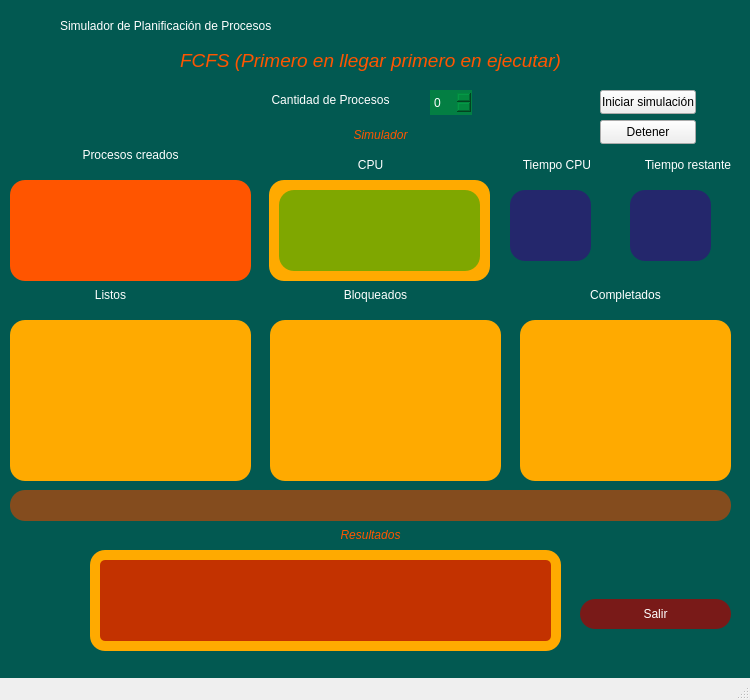
<?xml version="1.0" encoding="UTF-8"?>
<ui version="4.0">
 <class>MainWindow</class>
 <widget class="QMainWindow" name="MainWindow">
  <property name="geometry">
   <rect>
    <x>0</x>
    <y>0</y>
    <width>750</width>
    <height>700</height>
   </rect>
  </property>
  <property name="minimumSize">
   <size>
    <width>750</width>
    <height>700</height>
   </size>
  </property>
  <property name="maximumSize">
   <size>
    <width>750</width>
    <height>700</height>
   </size>
  </property>
  <property name="windowTitle">
   <string>MainWindow</string>
  </property>
  <property name="styleSheet">
   <string notr="true">QWidget#centralwidget{
	background-color: rgb(2, 89, 81);
}</string>
  </property>
  <widget class="QWidget" name="centralwidget">
   <widget class="QLabel" name="label">
    <property name="geometry">
     <rect>
      <x>60</x>
      <y>10</y>
      <width>601</width>
      <height>31</height>
     </rect>
    </property>
    <property name="styleSheet">
     <string notr="true">font: 24pt &quot;Sitka Text&quot;;
color: white;</string>
    </property>
    <property name="text">
     <string>Simulador de Planificación de Procesos</string>
    </property>
   </widget>
   <widget class="QLabel" name="label_2">
    <property name="geometry">
     <rect>
      <x>0</x>
      <y>40</y>
      <width>741</width>
      <height>41</height>
     </rect>
    </property>
    <property name="toolTip">
     <string>&lt;html&gt;&lt;head/&gt;&lt;body&gt;&lt;p align=&quot;right&quot;&gt;&lt;br/&gt;&lt;/p&gt;&lt;/body&gt;&lt;/html&gt;</string>
    </property>
    <property name="styleSheet">
     <string notr="true">font: 600 18pt &quot;Segoe UI Semibold&quot;;
color: rgb(255, 85, 0);
text-align: center;</string>
    </property>
    <property name="text">
     <string>&lt;html&gt;&lt;head/&gt;&lt;body&gt;&lt;p align=&quot;center&quot;&gt;&lt;span style=&quot; font-size:14pt; font-style:italic;&quot;&gt;FCFS (Primero en llegar primero en ejecutar)&lt;/span&gt;&lt;/p&gt;&lt;/body&gt;&lt;/html&gt;</string>
    </property>
   </widget>
   <widget class="QWidget" name="widget" native="true">
    <property name="geometry">
     <rect>
      <x>580</x>
      <y>590</y>
      <width>151</width>
      <height>49</height>
     </rect>
    </property>
    <layout class="QHBoxLayout" name="horizontalLayout">
     <item>
      <widget class="QPushButton" name="salir">
       <property name="styleSheet">
        <string notr="true">font: 600 8pt &quot;Yu Gothic UI Semibold&quot;;
color: white;
border-radius: 15px;
padding: 8px;
background-color: rgba(170, 0, 0, 180);</string>
       </property>
       <property name="text">
        <string>Salir</string>
       </property>
      </widget>
     </item>
    </layout>
   </widget>
   <widget class="QLabel" name="label_7">
    <property name="geometry">
     <rect>
      <x>70</x>
      <y>280</y>
      <width>81</width>
      <height>31</height>
     </rect>
    </property>
    <property name="toolTip">
     <string>&lt;html&gt;&lt;head/&gt;&lt;body&gt;&lt;p align=&quot;right&quot;&gt;&lt;br/&gt;&lt;/p&gt;&lt;/body&gt;&lt;/html&gt;</string>
    </property>
    <property name="styleSheet">
     <string notr="true">font: 600 18pt &quot;Segoe UI Semibold&quot;;
color: white;
text-align: center;</string>
    </property>
    <property name="text">
     <string>&lt;html&gt;&lt;head/&gt;&lt;body&gt;&lt;p align=&quot;center&quot;&gt;Listos&lt;/p&gt;&lt;/body&gt;&lt;/html&gt;</string>
    </property>
   </widget>
   <widget class="QLabel" name="label_9">
    <property name="geometry">
     <rect>
      <x>310</x>
      <y>280</y>
      <width>131</width>
      <height>31</height>
     </rect>
    </property>
    <property name="toolTip">
     <string>&lt;html&gt;&lt;head/&gt;&lt;body&gt;&lt;p align=&quot;right&quot;&gt;&lt;br/&gt;&lt;/p&gt;&lt;/body&gt;&lt;/html&gt;</string>
    </property>
    <property name="styleSheet">
     <string notr="true">font: 600 18pt &quot;Segoe UI Semibold&quot;;
color: white;
text-align: center;</string>
    </property>
    <property name="text">
     <string>&lt;html&gt;&lt;head/&gt;&lt;body&gt;&lt;p align=&quot;center&quot;&gt;Bloqueados&lt;/p&gt;&lt;/body&gt;&lt;/html&gt;</string>
    </property>
   </widget>
   <widget class="QListWidget" name="listaListos">
    <property name="geometry">
     <rect>
      <x>10</x>
      <y>320</y>
      <width>241</width>
      <height>161</height>
     </rect>
    </property>
    <property name="styleSheet">
     <string notr="true">color: qlineargradient(spread:pad, x1:0, y1:0, x2:1, y2:0, stop:0 rgba(0, 25, 62, 251), stop:1 rgba(255, 255, 255, 255));
background-color: rgb(255, 170, 0);
border-radius: 15px;</string>
    </property>
   </widget>
   <widget class="QListWidget" name="listaBloqueados">
    <property name="geometry">
     <rect>
      <x>270</x>
      <y>320</y>
      <width>231</width>
      <height>161</height>
     </rect>
    </property>
    <property name="styleSheet">
     <string notr="true">color: qlineargradient(spread:pad, x1:0, y1:0, x2:1, y2:0, stop:0 rgba(0, 25, 62, 251), stop:1 rgba(255, 255, 255, 255));
background-color: rgb(255, 170, 0);
border-radius: 15px;</string>
    </property>
   </widget>
   <widget class="QListWidget" name="listaCompletados">
    <property name="geometry">
     <rect>
      <x>520</x>
      <y>320</y>
      <width>211</width>
      <height>161</height>
     </rect>
    </property>
    <property name="styleSheet">
     <string notr="true">color: qlineargradient(spread:pad, x1:0, y1:0, x2:1, y2:0, stop:0 rgba(0, 25, 62, 251), stop:1 rgba(255, 255, 255, 255));
background-color: rgb(255, 170, 0);
border-radius: 15px;</string>
    </property>
   </widget>
   <widget class="QLabel" name="label_12">
    <property name="geometry">
     <rect>
      <x>550</x>
      <y>280</y>
      <width>151</width>
      <height>31</height>
     </rect>
    </property>
    <property name="toolTip">
     <string>&lt;html&gt;&lt;head/&gt;&lt;body&gt;&lt;p align=&quot;right&quot;&gt;&lt;br/&gt;&lt;/p&gt;&lt;/body&gt;&lt;/html&gt;</string>
    </property>
    <property name="styleSheet">
     <string notr="true">font: 600 18pt &quot;Segoe UI Semibold&quot;;
color: white;
text-align: center;</string>
    </property>
    <property name="text">
     <string>&lt;html&gt;&lt;head/&gt;&lt;body&gt;&lt;p align=&quot;center&quot;&gt;Completados&lt;/p&gt;&lt;/body&gt;&lt;/html&gt;</string>
    </property>
   </widget>
   <widget class="QPushButton" name="play">
    <property name="geometry">
     <rect>
      <x>600</x>
      <y>90</y>
      <width>96</width>
      <height>24</height>
     </rect>
    </property>
    <property name="text">
     <string>Iniciar simulación</string>
    </property>
   </widget>
   <widget class="QLabel" name="label_10">
    <property name="geometry">
     <rect>
      <x>10</x>
      <y>120</y>
      <width>741</width>
      <height>31</height>
     </rect>
    </property>
    <property name="toolTip">
     <string>&lt;html&gt;&lt;head/&gt;&lt;body&gt;&lt;p align=&quot;right&quot;&gt;&lt;br/&gt;&lt;/p&gt;&lt;/body&gt;&lt;/html&gt;</string>
    </property>
    <property name="styleSheet">
     <string notr="true">font: 600 18pt &quot;Segoe UI Semibold&quot;;
color: rgb(255, 85, 0);
text-align: center;</string>
    </property>
    <property name="text">
     <string>&lt;html&gt;&lt;head/&gt;&lt;body&gt;&lt;p align=&quot;center&quot;&gt;&lt;span style=&quot; font-style:italic;&quot;&gt;Simulador&lt;/span&gt;&lt;/p&gt;&lt;/body&gt;&lt;/html&gt;</string>
    </property>
   </widget>
   <widget class="QLabel" name="label_detalles">
    <property name="geometry">
     <rect>
      <x>10</x>
      <y>490</y>
      <width>721</width>
      <height>31</height>
     </rect>
    </property>
    <property name="toolTip">
     <string>&lt;html&gt;&lt;head/&gt;&lt;body&gt;&lt;p align=&quot;right&quot;&gt;&lt;br/&gt;&lt;/p&gt;&lt;/body&gt;&lt;/html&gt;</string>
    </property>
    <property name="styleSheet">
     <string notr="true">font: 500 18pt &quot;Segoe UI Semibold&quot;;
color: white;
background-color: rgba(208, 69, 0, 160);
text-align: center;
border-radius: 15px;</string>
    </property>
    <property name="text">
     <string>&lt;html&gt;&lt;head/&gt;&lt;body&gt;&lt;p align=&quot;center&quot;&gt;&lt;br/&gt;&lt;/p&gt;&lt;/body&gt;&lt;/html&gt;</string>
    </property>
   </widget>
   <widget class="QLabel" name="label_13">
    <property name="geometry">
     <rect>
      <x>310</x>
      <y>520</y>
      <width>121</width>
      <height>31</height>
     </rect>
    </property>
    <property name="toolTip">
     <string>&lt;html&gt;&lt;head/&gt;&lt;body&gt;&lt;p align=&quot;right&quot;&gt;&lt;br/&gt;&lt;/p&gt;&lt;/body&gt;&lt;/html&gt;</string>
    </property>
    <property name="styleSheet">
     <string notr="true">font: 600 18pt &quot;Segoe UI Semibold&quot;;
color: rgb(255, 85, 0);
text-align: center;</string>
    </property>
    <property name="text">
     <string>&lt;html&gt;&lt;head/&gt;&lt;body&gt;&lt;p align=&quot;center&quot;&gt;&lt;span style=&quot; font-style:italic;&quot;&gt;Resultados&lt;/span&gt;&lt;/p&gt;&lt;/body&gt;&lt;/html&gt;</string>
    </property>
   </widget>
   <widget class="QLabel" name="label_6">
    <property name="geometry">
     <rect>
      <x>240</x>
      <y>80</y>
      <width>181</width>
      <height>41</height>
     </rect>
    </property>
    <property name="toolTip">
     <string>&lt;html&gt;&lt;head/&gt;&lt;body&gt;&lt;p align=&quot;right&quot;&gt;&lt;br/&gt;&lt;/p&gt;&lt;/body&gt;&lt;/html&gt;</string>
    </property>
    <property name="styleSheet">
     <string notr="true">font: 600 12pt &quot;Segoe UI Semibold&quot;;
color: white;
text-align: left;</string>
    </property>
    <property name="text">
     <string>&lt;html&gt;&lt;head/&gt;&lt;body&gt;&lt;p align=&quot;center&quot;&gt;Cantidad de Procesos&lt;/p&gt;&lt;/body&gt;&lt;/html&gt;</string>
    </property>
   </widget>
   <widget class="QLabel" name="label_14">
    <property name="geometry">
     <rect>
      <x>30</x>
      <y>130</y>
      <width>201</width>
      <height>51</height>
     </rect>
    </property>
    <property name="toolTip">
     <string>&lt;html&gt;&lt;head/&gt;&lt;body&gt;&lt;p align=&quot;right&quot;&gt;&lt;br/&gt;&lt;/p&gt;&lt;/body&gt;&lt;/html&gt;</string>
    </property>
    <property name="styleSheet">
     <string notr="true">font: 600 18pt &quot;Segoe UI Semibold&quot;;
color: white;
text-align: center;</string>
    </property>
    <property name="text">
     <string>&lt;html&gt;&lt;head/&gt;&lt;body&gt;&lt;p align=&quot;center&quot;&gt;Procesos creados&lt;/p&gt;&lt;/body&gt;&lt;/html&gt;</string>
    </property>
   </widget>
   <widget class="QListWidget" name="listaTodosProcesos">
    <property name="geometry">
     <rect>
      <x>10</x>
      <y>180</y>
      <width>241</width>
      <height>101</height>
     </rect>
    </property>
    <property name="styleSheet">
     <string notr="true">background-color: rgb(255, 85, 0);
border-radius: 15px;
padding: 2px;</string>
    </property>
   </widget>
   <widget class="QListWidget" name="listaPromedios">
    <property name="geometry">
     <rect>
      <x>100</x>
      <y>560</y>
      <width>451</width>
      <height>81</height>
     </rect>
    </property>
    <property name="styleSheet">
     <string notr="true">font: 600 8pt &quot;Yu Gothic UI Semibold&quot;;
color: white;
border-radius: 5px;
padding: 4px;
background-color: rgba(170, 0, 0, 180);</string>
    </property>
   </widget>
   <widget class="QSpinBox" name="cantidad">
    <property name="geometry">
     <rect>
      <x>430</x>
      <y>90</y>
      <width>42</width>
      <height>25</height>
     </rect>
    </property>
    <property name="styleSheet">
     <string notr="true">background-color: rgba(3, 140, 62, 190);
border-radius: 15px;
padding: 2px;
color: white;
font: 11pt &quot;Rockwell&quot;;
text-align: center;</string>
    </property>
   </widget>
   <widget class="QLabel" name="label_8">
    <property name="geometry">
     <rect>
      <x>330</x>
      <y>150</y>
      <width>81</width>
      <height>31</height>
     </rect>
    </property>
    <property name="toolTip">
     <string>&lt;html&gt;&lt;head/&gt;&lt;body&gt;&lt;p align=&quot;right&quot;&gt;&lt;br/&gt;&lt;/p&gt;&lt;/body&gt;&lt;/html&gt;</string>
    </property>
    <property name="styleSheet">
     <string notr="true">font: 600 18pt &quot;Segoe UI Semibold&quot;;
color: white;
text-align: center;</string>
    </property>
    <property name="text">
     <string>&lt;html&gt;&lt;head/&gt;&lt;body&gt;&lt;p align=&quot;center&quot;&gt;CPU&lt;/p&gt;&lt;/body&gt;&lt;/html&gt;</string>
    </property>
   </widget>
   <widget class="QLabel" name="tiempoRestante">
    <property name="geometry">
     <rect>
      <x>630</x>
      <y>190</y>
      <width>81</width>
      <height>71</height>
     </rect>
    </property>
    <property name="palette">
     <palette>
      <active>
       <colorrole role="WindowText">
        <brush brushstyle="SolidPattern">
         <color alpha="255">
          <red>255</red>
          <green>255</green>
          <blue>255</blue>
         </color>
        </brush>
       </colorrole>
       <colorrole role="Button">
        <brush brushstyle="SolidPattern">
         <color alpha="150">
          <red>59</red>
          <green>3</green>
          <blue>127</blue>
         </color>
        </brush>
       </colorrole>
       <colorrole role="Text">
        <brush brushstyle="SolidPattern">
         <color alpha="255">
          <red>255</red>
          <green>255</green>
          <blue>255</blue>
         </color>
        </brush>
       </colorrole>
       <colorrole role="ButtonText">
        <brush brushstyle="SolidPattern">
         <color alpha="255">
          <red>255</red>
          <green>255</green>
          <blue>255</blue>
         </color>
        </brush>
       </colorrole>
       <colorrole role="Base">
        <brush brushstyle="SolidPattern">
         <color alpha="150">
          <red>59</red>
          <green>3</green>
          <blue>127</blue>
         </color>
        </brush>
       </colorrole>
       <colorrole role="Window">
        <brush brushstyle="SolidPattern">
         <color alpha="150">
          <red>59</red>
          <green>3</green>
          <blue>127</blue>
         </color>
        </brush>
       </colorrole>
       <colorrole role="PlaceholderText">
        <brush brushstyle="SolidPattern">
         <color alpha="128">
          <red>255</red>
          <green>255</green>
          <blue>255</blue>
         </color>
        </brush>
       </colorrole>
      </active>
      <inactive>
       <colorrole role="WindowText">
        <brush brushstyle="SolidPattern">
         <color alpha="255">
          <red>255</red>
          <green>255</green>
          <blue>255</blue>
         </color>
        </brush>
       </colorrole>
       <colorrole role="Button">
        <brush brushstyle="SolidPattern">
         <color alpha="150">
          <red>59</red>
          <green>3</green>
          <blue>127</blue>
         </color>
        </brush>
       </colorrole>
       <colorrole role="Text">
        <brush brushstyle="SolidPattern">
         <color alpha="255">
          <red>255</red>
          <green>255</green>
          <blue>255</blue>
         </color>
        </brush>
       </colorrole>
       <colorrole role="ButtonText">
        <brush brushstyle="SolidPattern">
         <color alpha="255">
          <red>255</red>
          <green>255</green>
          <blue>255</blue>
         </color>
        </brush>
       </colorrole>
       <colorrole role="Base">
        <brush brushstyle="SolidPattern">
         <color alpha="150">
          <red>59</red>
          <green>3</green>
          <blue>127</blue>
         </color>
        </brush>
       </colorrole>
       <colorrole role="Window">
        <brush brushstyle="SolidPattern">
         <color alpha="150">
          <red>59</red>
          <green>3</green>
          <blue>127</blue>
         </color>
        </brush>
       </colorrole>
       <colorrole role="PlaceholderText">
        <brush brushstyle="SolidPattern">
         <color alpha="128">
          <red>255</red>
          <green>255</green>
          <blue>255</blue>
         </color>
        </brush>
       </colorrole>
      </inactive>
      <disabled>
       <colorrole role="WindowText">
        <brush brushstyle="SolidPattern">
         <color alpha="255">
          <red>255</red>
          <green>255</green>
          <blue>255</blue>
         </color>
        </brush>
       </colorrole>
       <colorrole role="Button">
        <brush brushstyle="SolidPattern">
         <color alpha="150">
          <red>59</red>
          <green>3</green>
          <blue>127</blue>
         </color>
        </brush>
       </colorrole>
       <colorrole role="Text">
        <brush brushstyle="SolidPattern">
         <color alpha="255">
          <red>255</red>
          <green>255</green>
          <blue>255</blue>
         </color>
        </brush>
       </colorrole>
       <colorrole role="ButtonText">
        <brush brushstyle="SolidPattern">
         <color alpha="255">
          <red>255</red>
          <green>255</green>
          <blue>255</blue>
         </color>
        </brush>
       </colorrole>
       <colorrole role="Base">
        <brush brushstyle="SolidPattern">
         <color alpha="150">
          <red>59</red>
          <green>3</green>
          <blue>127</blue>
         </color>
        </brush>
       </colorrole>
       <colorrole role="Window">
        <brush brushstyle="SolidPattern">
         <color alpha="150">
          <red>59</red>
          <green>3</green>
          <blue>127</blue>
         </color>
        </brush>
       </colorrole>
       <colorrole role="PlaceholderText">
        <brush brushstyle="SolidPattern">
         <color alpha="128">
          <red>255</red>
          <green>255</green>
          <blue>255</blue>
         </color>
        </brush>
       </colorrole>
      </disabled>
     </palette>
    </property>
    <property name="toolTip">
     <string>&lt;html&gt;&lt;head/&gt;&lt;body&gt;&lt;p align=&quot;right&quot;&gt;&lt;br/&gt;&lt;/p&gt;&lt;/body&gt;&lt;/html&gt;</string>
    </property>
    <property name="styleSheet">
     <string notr="true">font: 600 18pt &quot;Segoe UI Semibold&quot;;
text-align: center;
background-color: rgba(59, 3, 127, 150);
border-radius: 15px;
padding: 2px;
color: white;</string>
    </property>
    <property name="text">
     <string>&lt;html&gt;&lt;head/&gt;&lt;body&gt;&lt;p align=&quot;right&quot;&gt;&lt;br/&gt;&lt;/p&gt;&lt;/body&gt;&lt;/html&gt;</string>
    </property>
    <property name="alignment">
     <set>Qt::AlignCenter</set>
    </property>
   </widget>
   <widget class="QLabel" name="label_16">
    <property name="geometry">
     <rect>
      <x>600</x>
      <y>140</y>
      <width>131</width>
      <height>51</height>
     </rect>
    </property>
    <property name="maximumSize">
     <size>
      <width>500</width>
      <height>16777215</height>
     </size>
    </property>
    <property name="toolTip">
     <string>&lt;html&gt;&lt;head/&gt;&lt;body&gt;&lt;p align=&quot;right&quot;&gt;&lt;br/&gt;&lt;/p&gt;&lt;/body&gt;&lt;/html&gt;</string>
    </property>
    <property name="styleSheet">
     <string notr="true">font: 600 12pt &quot;Segoe UI Semibold&quot;;
color: white;
text-align: center;</string>
    </property>
    <property name="text">
     <string>&lt;html&gt;&lt;head/&gt;&lt;body&gt;&lt;p align=&quot;right&quot;&gt;&lt;span style=&quot; font-weight:400;&quot;&gt;Tiempo restante&lt;/span&gt;&lt;/p&gt;&lt;/body&gt;&lt;/html&gt;</string>
    </property>
   </widget>
   <widget class="QLabel" name="label_11">
    <property name="geometry">
     <rect>
      <x>510</x>
      <y>190</y>
      <width>81</width>
      <height>71</height>
     </rect>
    </property>
    <property name="palette">
     <palette>
      <active>
       <colorrole role="WindowText">
        <brush brushstyle="SolidPattern">
         <color alpha="255">
          <red>255</red>
          <green>255</green>
          <blue>255</blue>
         </color>
        </brush>
       </colorrole>
       <colorrole role="Button">
        <brush brushstyle="SolidPattern">
         <color alpha="150">
          <red>59</red>
          <green>3</green>
          <blue>127</blue>
         </color>
        </brush>
       </colorrole>
       <colorrole role="Text">
        <brush brushstyle="SolidPattern">
         <color alpha="255">
          <red>255</red>
          <green>255</green>
          <blue>255</blue>
         </color>
        </brush>
       </colorrole>
       <colorrole role="ButtonText">
        <brush brushstyle="SolidPattern">
         <color alpha="255">
          <red>255</red>
          <green>255</green>
          <blue>255</blue>
         </color>
        </brush>
       </colorrole>
       <colorrole role="Base">
        <brush brushstyle="SolidPattern">
         <color alpha="150">
          <red>59</red>
          <green>3</green>
          <blue>127</blue>
         </color>
        </brush>
       </colorrole>
       <colorrole role="Window">
        <brush brushstyle="SolidPattern">
         <color alpha="150">
          <red>59</red>
          <green>3</green>
          <blue>127</blue>
         </color>
        </brush>
       </colorrole>
       <colorrole role="PlaceholderText">
        <brush brushstyle="SolidPattern">
         <color alpha="128">
          <red>255</red>
          <green>255</green>
          <blue>255</blue>
         </color>
        </brush>
       </colorrole>
      </active>
      <inactive>
       <colorrole role="WindowText">
        <brush brushstyle="SolidPattern">
         <color alpha="255">
          <red>255</red>
          <green>255</green>
          <blue>255</blue>
         </color>
        </brush>
       </colorrole>
       <colorrole role="Button">
        <brush brushstyle="SolidPattern">
         <color alpha="150">
          <red>59</red>
          <green>3</green>
          <blue>127</blue>
         </color>
        </brush>
       </colorrole>
       <colorrole role="Text">
        <brush brushstyle="SolidPattern">
         <color alpha="255">
          <red>255</red>
          <green>255</green>
          <blue>255</blue>
         </color>
        </brush>
       </colorrole>
       <colorrole role="ButtonText">
        <brush brushstyle="SolidPattern">
         <color alpha="255">
          <red>255</red>
          <green>255</green>
          <blue>255</blue>
         </color>
        </brush>
       </colorrole>
       <colorrole role="Base">
        <brush brushstyle="SolidPattern">
         <color alpha="150">
          <red>59</red>
          <green>3</green>
          <blue>127</blue>
         </color>
        </brush>
       </colorrole>
       <colorrole role="Window">
        <brush brushstyle="SolidPattern">
         <color alpha="150">
          <red>59</red>
          <green>3</green>
          <blue>127</blue>
         </color>
        </brush>
       </colorrole>
       <colorrole role="PlaceholderText">
        <brush brushstyle="SolidPattern">
         <color alpha="128">
          <red>255</red>
          <green>255</green>
          <blue>255</blue>
         </color>
        </brush>
       </colorrole>
      </inactive>
      <disabled>
       <colorrole role="WindowText">
        <brush brushstyle="SolidPattern">
         <color alpha="255">
          <red>255</red>
          <green>255</green>
          <blue>255</blue>
         </color>
        </brush>
       </colorrole>
       <colorrole role="Button">
        <brush brushstyle="SolidPattern">
         <color alpha="150">
          <red>59</red>
          <green>3</green>
          <blue>127</blue>
         </color>
        </brush>
       </colorrole>
       <colorrole role="Text">
        <brush brushstyle="SolidPattern">
         <color alpha="255">
          <red>255</red>
          <green>255</green>
          <blue>255</blue>
         </color>
        </brush>
       </colorrole>
       <colorrole role="ButtonText">
        <brush brushstyle="SolidPattern">
         <color alpha="255">
          <red>255</red>
          <green>255</green>
          <blue>255</blue>
         </color>
        </brush>
       </colorrole>
       <colorrole role="Base">
        <brush brushstyle="SolidPattern">
         <color alpha="150">
          <red>59</red>
          <green>3</green>
          <blue>127</blue>
         </color>
        </brush>
       </colorrole>
       <colorrole role="Window">
        <brush brushstyle="SolidPattern">
         <color alpha="150">
          <red>59</red>
          <green>3</green>
          <blue>127</blue>
         </color>
        </brush>
       </colorrole>
       <colorrole role="PlaceholderText">
        <brush brushstyle="SolidPattern">
         <color alpha="128">
          <red>255</red>
          <green>255</green>
          <blue>255</blue>
         </color>
        </brush>
       </colorrole>
      </disabled>
     </palette>
    </property>
    <property name="toolTip">
     <string>&lt;html&gt;&lt;head/&gt;&lt;body&gt;&lt;p align=&quot;right&quot;&gt;&lt;br/&gt;&lt;/p&gt;&lt;/body&gt;&lt;/html&gt;</string>
    </property>
    <property name="styleSheet">
     <string notr="true">font: 600 18pt &quot;Segoe UI Semibold&quot;;
text-align: center;
background-color: rgba(59, 3, 127, 150);
border-radius: 15px;
padding: 2px;
color: white;
</string>
    </property>
    <property name="text">
     <string>&lt;html&gt;&lt;head/&gt;&lt;body&gt;&lt;p align=&quot;center&quot;&gt;&lt;br/&gt;&lt;/p&gt;&lt;/body&gt;&lt;/html&gt;</string>
    </property>
    <property name="alignment">
     <set>Qt::AlignCenter</set>
    </property>
   </widget>
   <widget class="QLabel" name="label_17">
    <property name="geometry">
     <rect>
      <x>500</x>
      <y>140</y>
      <width>91</width>
      <height>51</height>
     </rect>
    </property>
    <property name="maximumSize">
     <size>
      <width>500</width>
      <height>16777215</height>
     </size>
    </property>
    <property name="toolTip">
     <string>&lt;html&gt;&lt;head/&gt;&lt;body&gt;&lt;p align=&quot;right&quot;&gt;&lt;br/&gt;&lt;/p&gt;&lt;/body&gt;&lt;/html&gt;</string>
    </property>
    <property name="styleSheet">
     <string notr="true">font: 600 12pt &quot;Segoe UI Semibold&quot;;
color: white;
text-align: center;</string>
    </property>
    <property name="text">
     <string>&lt;html&gt;&lt;head/&gt;&lt;body&gt;&lt;p align=&quot;right&quot;&gt;&lt;span style=&quot; font-weight:400;&quot;&gt;Tiempo CPU&lt;/span&gt;&lt;/p&gt;&lt;/body&gt;&lt;/html&gt;</string>
    </property>
   </widget>
   <widget class="QWidget" name="widget_2" native="true">
    <property name="geometry">
     <rect>
      <x>90</x>
      <y>550</y>
      <width>471</width>
      <height>101</height>
     </rect>
    </property>
    <property name="styleSheet">
     <string notr="true">color: qlineargradient(spread:pad, x1:0, y1:0, x2:1, y2:0, stop:0 rgba(0, 25, 62, 251), stop:1 rgba(255, 255, 255, 255));
background-color: rgb(255, 170, 0);
border-radius: 15px;</string>
    </property>
   </widget>
   <widget class="QWidget" name="widget_3" native="true">
    <property name="geometry">
     <rect>
      <x>269</x>
      <y>180</y>
      <width>221</width>
      <height>101</height>
     </rect>
    </property>
    <property name="styleSheet">
     <string notr="true">color: qlineargradient(spread:pad, x1:0, y1:0, x2:1, y2:0, stop:0 rgba(0, 25, 62, 251), stop:1 rgba(255, 255, 255, 255));
background-color: rgb(255, 170, 0);
border-radius: 15px;</string>
    </property>
    <widget class="QLabel" name="label_CPU">
     <property name="geometry">
      <rect>
       <x>10</x>
       <y>10</y>
       <width>201</width>
       <height>81</height>
      </rect>
     </property>
     <property name="toolTip">
      <string>&lt;html&gt;&lt;head/&gt;&lt;body&gt;&lt;p align=&quot;right&quot;&gt;&lt;br/&gt;&lt;/p&gt;&lt;/body&gt;&lt;/html&gt;</string>
     </property>
     <property name="styleSheet">
      <string notr="true">font: 600 18pt &quot;Segoe UI Semibold&quot;;
background-color: rgba(83, 167, 0, 190);
text-align: center;
</string>
     </property>
     <property name="text">
      <string>&lt;html&gt;&lt;head/&gt;&lt;body&gt;&lt;p align=&quot;center&quot;&gt;&lt;br/&gt;&lt;/p&gt;&lt;/body&gt;&lt;/html&gt;</string>
     </property>
     <property name="alignment">
      <set>Qt::AlignCenter</set>
     </property>
    </widget>
   </widget>
   <widget class="QPushButton" name="stop">
    <property name="geometry">
     <rect>
      <x>600</x>
      <y>120</y>
      <width>96</width>
      <height>24</height>
     </rect>
    </property>
    <property name="text">
     <string>Detener</string>
    </property>
   </widget>
   <zorder>widget_3</zorder>
   <zorder>widget_2</zorder>
   <zorder>label</zorder>
   <zorder>label_2</zorder>
   <zorder>widget</zorder>
   <zorder>label_7</zorder>
   <zorder>label_9</zorder>
   <zorder>listaListos</zorder>
   <zorder>listaBloqueados</zorder>
   <zorder>listaCompletados</zorder>
   <zorder>label_12</zorder>
   <zorder>play</zorder>
   <zorder>label_10</zorder>
   <zorder>label_detalles</zorder>
   <zorder>label_13</zorder>
   <zorder>label_6</zorder>
   <zorder>label_14</zorder>
   <zorder>listaTodosProcesos</zorder>
   <zorder>cantidad</zorder>
   <zorder>label_8</zorder>
   <zorder>tiempoRestante</zorder>
   <zorder>label_16</zorder>
   <zorder>label_11</zorder>
   <zorder>label_17</zorder>
   <zorder>listaPromedios</zorder>
   <zorder>stop</zorder>
  </widget>
  <widget class="QMenuBar" name="menubar">
   <property name="geometry">
    <rect>
     <x>0</x>
     <y>0</y>
     <width>750</width>
     <height>21</height>
    </rect>
   </property>
  </widget>
  <widget class="QStatusBar" name="statusbar"/>
 </widget>
 <resources/>
 <connections/>
</ui>
